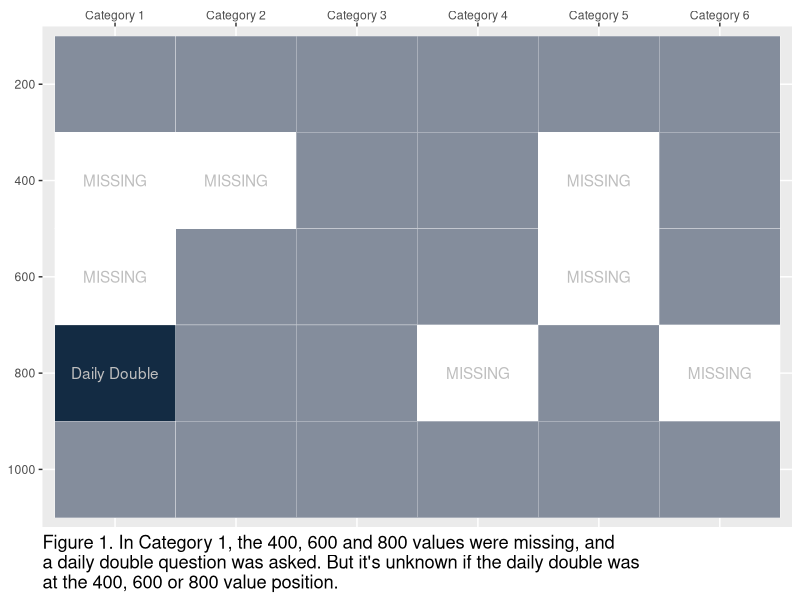
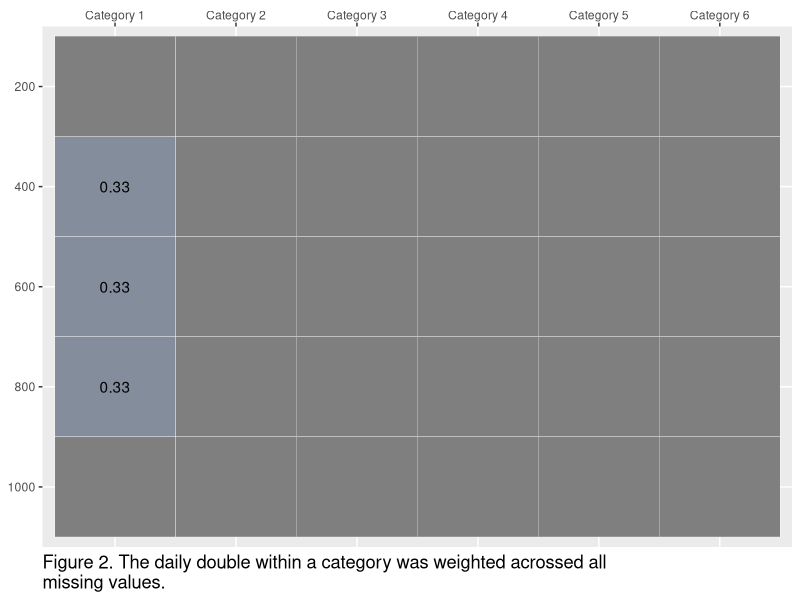

These charts were generated, in order, by the following R code:
## ---- chunk 1
knitr::opts_chunk$set(echo = TRUE, warning = FALSE, error = FALSE, message = FALSE)
## ---- chunk 2
library(tidyverse)
library(ggplot2)
jeopardy_board <- tibble(
  x_pos = c("Category 1", "Category 1", "Category 1", 
            "Category 1", "Category 1", 
            "Category 2", "Category 2", "Category 2", 
            "Category 2", "Category 2",
            "Category 3", "Category 3", "Category 3", 
            "Category 3", "Category 3", 
            "Category 4", "Category 4", "Category 4", 
            "Category 4", "Category 4", 
            "Category 5", "Category 5", "Category 5", 
            "Category 5", "Category 5",
            "Category 6", "Category 6", "Category 6", 
            "Category 6", "Category 6"),
  y_pos = c(200, 400, 600, 800, 1000, 
            200, 400, 600, 800, 1000,
            200, 400, 600, 800, 1000,
            200, 400, 600, 800, 1000,
            200, 400, 600, 800, 1000, 
            200, 400, 600, 800, 1000))

jeopardy_board <- jeopardy_board %>% 
  mutate(number_of_dd = c(1, 0, 0, 2, 1,
                          1, 0, 1, 1, 1,
                          1, 1, 1, 1, 1,
                          1, 1, 1, 0, 1,
                          1, 0, 0, 1, 1,
                          1, 1, 1, 0, 1),
          text = c(NA, "MISSING", "MISSING", "Daily Double", NA,
                          NA, "MISSING", NA, NA, NA,
                          NA, NA, NA, NA, NA,
                          NA, NA, NA, "MISSING", NA,
                          NA, "MISSING", "MISSING", NA, NA,
                          NA, NA, NA, "MISSING", NA)) 
weighted_jeopardy_board <- jeopardy_board %>% 
  mutate(number_of_dd = c(NA, 0.33, 0.33, 0.33, NA,
                          NA, NA, NA, NA, NA,
                          NA, NA, NA, NA, NA,
                          NA, NA, NA, NA, NA,
                          NA, NA, NA, NA, NA,
                          NA, NA, NA, NA, NA)) 

## ---- chunk 3
jeopardy_board %>% 
   mutate(y_pos = factor(y_pos), 
                        y_pos = factor(y_pos, levels = rev(levels(y_pos)))) %>% 
  ggplot(aes(x = x_pos, y = y_pos, fill = number_of_dd)) +
  geom_tile(color = "White", size = 0.1) +
  scale_fill_continuous(high = "#132B43", low = "white") + 
  labs(x = NULL, 
       y = NULL, 
       fill = NULL) +
  theme(legend.position = "none") + 
  geom_text(aes(label = text), color = "gray") +
  scale_x_discrete(position = "top") +
  labs(caption = paste0("Figure 1. In Category 1, the 400, 600 and 800 values",
  " were missing, and \na daily double question was asked. But it's unknown ",
  "if the daily double was \nat the 400, 600 or 800 value position.")) +
  theme(plot.caption = element_text(hjust = 0, size = rel(1.2)))
## ---- chunk 4
weighted_jeopardy_board %>% 
   mutate(y_pos = factor(y_pos), 
                        y_pos = factor(y_pos, levels = rev(levels(y_pos)))) %>% 
  ggplot(aes(x = x_pos, y = y_pos, fill = number_of_dd)) +
  geom_tile(color = "White", size = 0.1) +
  scale_fill_continuous(high = "#132B43", low = "white") + 
  labs(x = NULL, 
       y = NULL, 
       fill = NULL) +
  theme(legend.position = "none") + 
  geom_text(aes(label = number_of_dd)) +
  scale_x_discrete(position = "top") +
  labs(caption = paste0("Figure 2. The daily double within a category was ",
                        "weighted acrossed all \nmissing values.")) +
  theme(plot.caption = element_text(hjust = 0, size = rel(1.2)))
